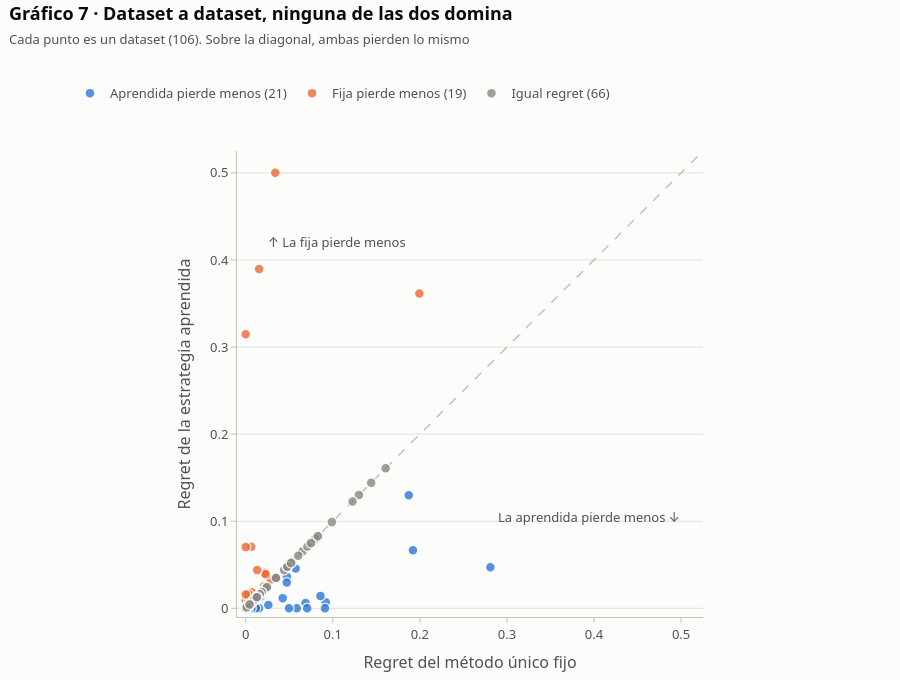

Here is the notebook cell this chart was saved with:
### Markdown cell above
<a id="grafico-7"></a>

El Gráfico 7 compara, dataset a dataset, lo que pierden la estrategia aprendida y la fija. Los
puntos sobre la diagonal son empates, los de debajo son datasets en los que gana la aprendida y
los de encima, datasets en los que gana la fija. Un empate en la media podría esconder que cada
una gana en datasets distintos, y este gráfico permite verlo.

### Code cell
ancho = OUT0.pivot(index="dataset", columns="estrategia", values="regret")
ancho = ancho.join(OUT0.drop_duplicates("dataset").set_index("dataset")[["discriminating"]])
a, b = ancho["Aprendida (Layer 2)"], ancho["Método único fijo"]
ancho["resultado"] = np.select([np.isclose(a, b), a < b, a > b],
                               ["Igual regret", "Aprendida pierde menos", "Fija pierde menos"],
                               default="Igual regret")
conteo = ancho.resultado.value_counts()
colores = {"Aprendida pierde menos": AZUL, "Fija pierde menos": NARANJA,
           "Igual regret": TINTA_3}
tope = float(max(a.max(), b.max())) * 1.05

fig = go.Figure()
fig.add_scatter(x=[0, tope], y=[0, tope], mode="lines", showlegend=False, hoverinfo="skip",
                line=dict(color=EJE, width=1.5, dash="dash"))
for resultado, color in colores.items():
    sub = ancho[ancho.resultado == resultado]
    fig.add_scatter(
        x=sub["Método único fijo"], y=sub["Aprendida (Layer 2)"], mode="markers",
        name=f"{resultado} ({conteo.get(resultado, 0)})",
        marker=dict(color=color, size=10, opacity=0.8, line=dict(width=1.5, color=FONDO)),
        customdata=sub.index,
        hovertemplate="<b>%{customdata}</b><br>Fija: %{x:.3f}<br>"
                      "Aprendida: %{y:.3f}<extra></extra>")
fig.add_annotation(x=tope * 0.75, y=tope * 0.2, text="La aprendida pierde menos ↓",
                   showarrow=False, font=dict(color=TINTA_2))
fig.add_annotation(x=tope * 0.2, y=tope * 0.8, text="↑ La fija pierde menos",
                   showarrow=False, font=dict(color=TINTA_2))
fig.update_xaxes(title="Regret del método único fijo", range=[-0.01, tope], showgrid=True,
                 gridcolor=REJILLA, constrain="domain")
fig.update_yaxes(title="Regret de la estrategia aprendida", range=[-0.01, tope],
                 scaleanchor="x", scaleratio=1, constrain="domain")
estilo(fig, "Gráfico 7 · Dataset a dataset, ninguna de las dos domina",
       f"Cada punto es un dataset ({len(ancho)}). Sobre la diagonal, ambas pierden lo mismo",
       alto=680).show()

### Figure 1 — Plotly figure (JSON) as saved in the notebook; plotly's stock layout.template omitted (floating-point values rounded to 4 significant figures)
{"data": [{"hoverinfo": "skip", "line": {"color": "#c3c2b7", "dash": "dash", "width": 1.5}, "mode": "lines", "showlegend": false, "type": "scatter", "x": [0, 0.5252], "y": [0, 0.5252]}, {"customdata": ["appendicitis", "bank-marketing", "blood-transfusion-service-center", "breast_cancer", "car", "churn", "climate-model-simulation-crashes", "concrete_compressive_strength", "connect-4", "credit-g", "fifa", "jungle_chess_2pcs_raw_endgame_complete", "kin8nm", "kings_county", "miami_housing", "nomao", "qsar-biodeg", "schizo", "space_ga", "wave_energy", "wilt"], "hovertemplate": "<b>%{customdata}</b><br>Fija: %{x:.3f}<br>Aprendida: %{y:.3f}<extra></extra>", "marker": {"color": "#2a78d6", "line": {"color": "#fcfcfb", "width": 1.5}, "opacity": 0.8, "size": 10}, "mode": "markers", "name": "Aprendida pierde menos (21)", "type": "scatter", "x": [0.05735, 0.04252, 0.05863, 0.04733, 0.09193, 0.01683, 0.281, 0.01449, 0.09104, 0.04714, 0.0153, 0.06869, 0.1872, 0.01164, 0.006497, 0.003233, 0.02596, 0.08585, 0.04972, 0.192, 0.07057], "y": [0.04559, 0.01167, 0.0, 0.03613, 0.007051, 0.01355, 0.04708, 0.0, 0.0, 0.02952, 0.0, 0.006208, 0.1299, 0.0, 0.0, 0.0, 0.00369, 0.01425, 0.0, 0.06664, 0.0]}, {"customdata": ["QSAR_fish_toxicity", "airfoil_self_noise", "auction_verification", "brazilian_houses", "cmc", "diamonds", "ecoli", "energy_efficiency", "jm1", "lymphography", "mux6", "naval_propulsion_plant", "new_thyroid", "sarcos", "splice", "student_performance_por", "superconductivity", "wall-robot-navigation", "white_wine"], "hovertemplate": "<b>%{customdata}</b><br>Fija: %{x:.3f}<br>Aprendida: %{y:.3f}<extra></extra>", "marker": {"color": "#eb6834", "line": {"color": "#fcfcfb", "width": 1.5}, "opacity": 0.8, "size": 10}, "mode": "markers", "name": "Fija pierde menos (19)", "type": "scatter", "x": [0.006935, 0.0, 0.0, 0.03392, 0.02881, 0.0009999, 0.02069, 0.0, 0.02185, 0.1994, 0.01538, 0.003582, 0.02286, 0.0125, 0.003173, 0.0132, 0.0, 0.006355, 0.0], "y": [0.01834, 0.0096, 0.3148, 0.5001, 0.03308, 0.002022, 0.025, 0.0004261, 0.04075, 0.3615, 0.3897, 0.008487, 0.03905, 0.01307, 0.01627, 0.04384, 0.01576, 0.07076, 0.07025]}, {"customdata": ["210_cloud", "230_machine_cpu", "519_vinnie", "527_analcatdata_election2000", "542_pollution", "557_analcatdata_apnea1", "561_cpu", "591_fri_c1_100_10", "602_fri_c3_250_10", "611_fri_c3_100_5", "613_fri_c3_250_5", "634_fri_c2_100_10", "657_fri_c2_250_10", "678_visualizing_environmental", "690_visualizing_galaxy", "706_sleuth_case1202", "712_chscase_geyser1", "Moneyball", "PhishingWebsites", "abalone", "adult", "analcatdata_aids", "banknote-authentication", "biomed", "breast-w", "calendarDOW", "california_housing", "cars", "collins", "congressional_voting_records", "cps88wages", "cpu_activity", "credit-approval", "cylinder-bands", "dresses-sales", "electricity", "first_principles_supernovae_zg", "forest_fires", "fps_benchmark", "geographical_origin_of_music", "grid_stability", "hayes_roth", "health_insurance", "labor", "letter", "mfeat-factors", "nikuradse_1", "nikuradse_2", "numerai28.6", "optdigits", "pendigits", "penguins", "physiochemical_protein", "postoperative_patient_data", "prnn_crabs", "pumadyn32nh", "red_wine", "saheart", "satimage", "segment", "socmob", "solar_flare", "tae", "vehicle", "video_transcoding", "wine_recognition"], "hovertemplate": "<b>%{customdata}</b><br>Fija: %{x:.3f}<br>Aprendida: %{y:.3f}<extra></extra>", "marker": {"color": "#898781", "line": {"color": "#fcfcfb", "width": 1.5}, "opacity": 0.8, "size": 10}, "mode": "markers", "name": "Igual regret (66)", "type": "scatter", "x": [0.08275, 0.0, 0.05341, 0.08039, 0.1607, 0.0, 0.06514, 0.0, 0.0, 0.1441, 0.07907, 0.0, 0.07393, 0.07092, 0.001052, 0.04404, 0.04802, 0.01821, 0.0006525, 0.03511, 0.02213, 0.08, 0.00557, 0.01704, 0.0, 0.02308, 0.006288, 0.009121, 0.02451, 0.009745, 0.13, 0.002388, 0.0, 0.0, 0.0, 0.0, 0.0, 0.01851, 0.06028, 0.0, 0.04766, 0.0, 0.08285, 0.01607, 0.00298, 0.011, 0.0, 0.01257, 0.008861, 0.003026, 0.00237, 0.002128, 0.0, 0.03474, 0.075, 0.001171, 0.0, 0.05202, 0.009653, 0.004762, 0.01329, 0.1227, 0.001347, 0.09897, 0.01275, 0.004444], "y": [0.08275, 0.0, 0.05341, 0.08039, 0.1607, 0.0, 0.06514, 0.0, 0.0, 0.1441, 0.07907, 0.0, 0.07393, 0.07092, 0.001052, 0.04404, 0.04802, 0.01821, 0.0006525, 0.03511, 0.02213, 0.08, 0.00557, 0.01704, 0.0, 0.02308, 0.006288, 0.009121, 0.02451, 0.009745, 0.13, 0.002388, 0.0, 0.0, 0.0, 0.0, 0.0, 0.01851, 0.06028, 0.0, 0.04766, 0.0, 0.08285, 0.01607, 0.00298, 0.011, 0.0, 0.01257, 0.008861, 0.003026, 0.00237, 0.002128, 0.0, 0.03474, 0.075, 0.001171, 0.0, 0.05202, 0.009653, 0.004762, 0.01329, 0.1227, 0.001347, 0.09897, 0.01275, 0.004444]}], "layout": {"annotations": [{"font": {"color": "#52514e"}, "showarrow": false, "text": "La aprendida pierde menos ↓", "x": 0.3939, "y": 0.105}, {"font": {"color": "#52514e"}, "showarrow": false, "text": "↑ La fija pierde menos", "x": 0.105, "y": 0.4201}], "font": {"color": "#0b0b0b", "family": "system-ui, -apple-system, 'Segoe UI', sans-serif", "size": 13}, "height": 680, "hoverlabel": {"bgcolor": "white", "font": {"family": "system-ui, -apple-system, 'Segoe UI', sans-serif", "size": 13}}, "legend": {"font": {"color": "#52514e"}, "orientation": "h", "title": {}, "x": 0, "y": 1.089, "yanchor": "bottom"}, "margin": {"b": 60, "l": 70, "r": 30, "t": 150}, "paper_bgcolor": "#fcfcfb", "plot_bgcolor": "#fcfcfb", "title": {"text": "<b>Gráfico 7 · Dataset a dataset, ninguna de las dos domina</b><br><span style='font-size:13px;color:#52514e'>Cada punto es un dataset (106). Sobre la diagonal, ambas pierden lo mismo</span>", "x": 0.01, "xanchor": "left", "y": 0.97, "yanchor": "top"}, "xaxis": {"constrain": "domain", "gridcolor": "#e1e0d9", "linecolor": "#c3c2b7", "range": [-0.01, 0.5252], "showgrid": false, "tickcolor": "#c3c2b7", "tickfont": {"color": "#52514e"}, "title": {"font": {"color": "#52514e"}, "text": "Regret del método único fijo"}}, "yaxis": {"constrain": "domain", "gridcolor": "#e1e0d9", "linecolor": "#c3c2b7", "range": [-0.01, 0.5252], "scaleanchor": "x", "scaleratio": 1, "showgrid": true, "tickcolor": "#c3c2b7", "tickfont": {"color": "#52514e"}, "title": {"font": {"color": "#52514e"}, "text": "Regret de la estrategia aprendida"}}}}
